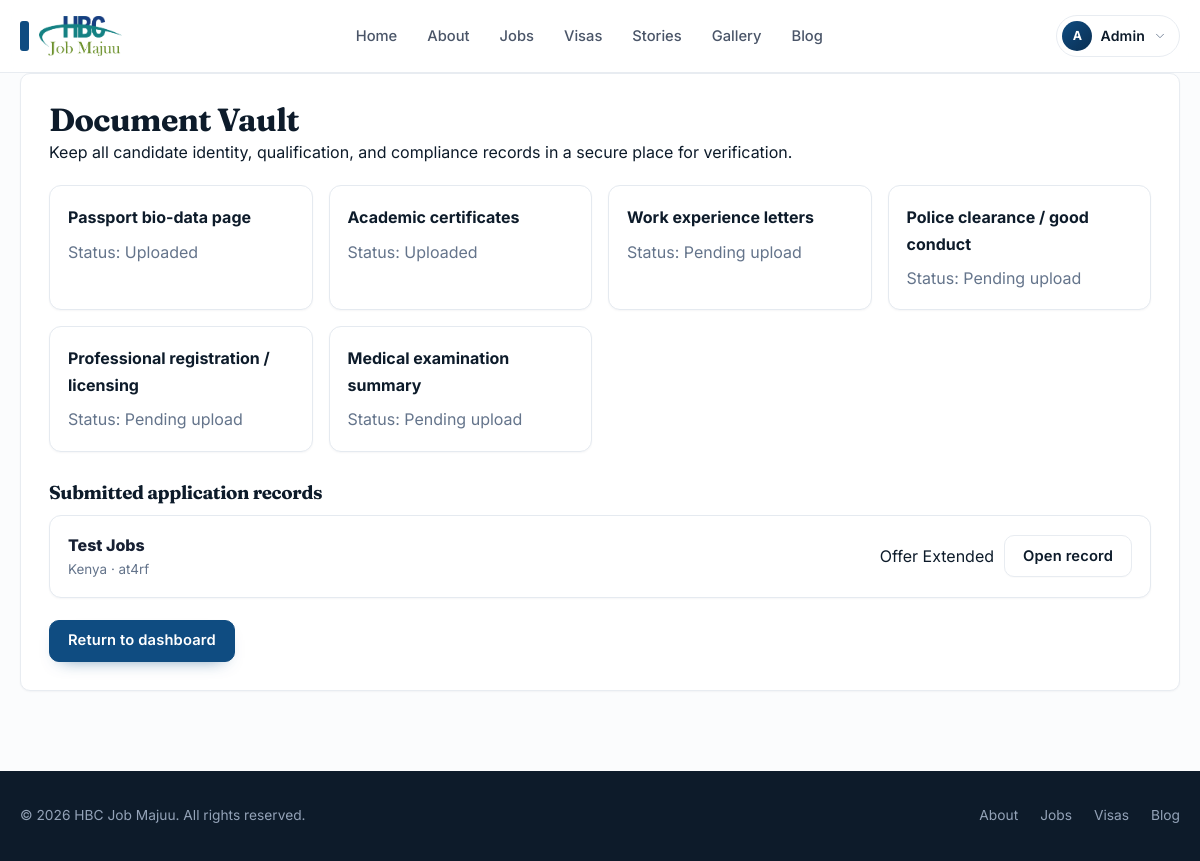
Page /document-vault/ (signed in) on the committed database.
### client/models.py (models this page shows, shortened)
class User(AbstractUser):
    class Role(models.TextChoices):
        USER = "USER", "Candidate"
        ADMIN = "ADMIN", "Super Admin"
        ADMIN_SUPER = "ADMIN_SUPER", "Super Admin"
        ADMIN_HANDLER = "ADMIN_HANDLER", "Admin Handler"
        PARTNER = "PARTNER", "Partner Reviewer"
        CONTENT_MANAGER = "CONTENT_MANAGER", "Content Manager"
        DIGITAL_MARKETING = "DIGITAL_MARKETING", "Digital Marketing"
        FINANCE_OFFICER = "FINANCE_OFFICER", "Finance Officer"
        ATS_COORDINATOR = "ATS_COORDINATOR", "ATS Coordinator"
    class MembershipTier(models.TextChoices):
        FREE = "FREE", "Free"
        MEMBER = "MEMBER", "Member"
        PLACED = "PLACED", "Placed"
    class NeaimsStatus(models.TextChoices):
        PENDING = "PENDING_REGISTRATION", "Pending Registration"
        REGISTERED = "REGISTERED", "Registered"
        VERIFIED = "VERIFIED", "Verified"
        REJECTED = "REJECTED", "Rejected"
    id = models.UUIDField(
        primary_key=True,
        default=uuid.uuid4,
        editable=False
    )
    first_name = models.CharField(max_length=50)
    last_name = models.CharField(max_length=50)
    email = models.EmailField(unique=True)
    phone_number = models.CharField(
        max_length=20,
        unique=True
    )
    country = models.CharField(max_length=100, blank=True, default="")
    city = models.CharField(max_length=100, blank=True, default="")
    passport_number = models.CharField(max_length=50, blank=True, default="")
    cv_summary = models.TextField(blank=True, default="")
    bio = models.TextField(blank=True, default="")
    role = models.CharField(
        max_length=30,
        choices=Role.choices,
        default=Role.USER,
        help_text="Controls how the user appears in the admin system and how they can access jobs.",
    )
    membership_tier = models.CharField(
        max_length=20,
        choices=MembershipTier.choices,
        default=MembershipTier.FREE
    )
    neaims_status = models.CharField(
        max_length=50,
        choices=NeaimsStatus.choices,
        default=NeaimsStatus.PENDING
    )
    groups = models.ManyToManyField(
        Group,
        related_name="client_user_set",
        blank=True,
        help_text="The groups this user belongs to.",
        verbose_name="groups",
    )
    user_permissions = models.ManyToManyField(
        Permission,
        related_name="client_user_permissions",
        blank=True,
        help_text="Specific permissions for this user.",
        verbose_name="user permissions",
    )
    created_at = models.DateTimeField(auto_now_add=True)
    updated_at = models.DateTimeField(auto_now=True)

class Application(models.Model):
    class ATSStage(models.TextChoices):
        SUBMITTED = "SUBMITTED", "Submitted"
        VETTING = "VETTING", "Document Verification"
        AGENT_REVIEW = "AGENT_REVIEW", "Agent Review"
        INTERVIEW = "INTERVIEW", "Interview"
        OFFER = "OFFER", "Offer Extended"
        VISA = "VISA", "Visa Processing"
        DEPLOYED = "DEPLOYED", "Deployed"
        REJECTED = "REJECTED", "Rejected"
    class VisaReadiness(models.TextChoices):
        NOT_STARTED = "NOT_STARTED", "Not started"
        PENDING = "PENDING", "Pending"
        READY = "READY", "Ready"
        UNDER_REVIEW = "UNDER_REVIEW", "Under review"
    class DocumentStatus(models.TextChoices):
        PENDING = "PENDING", "Pending"
        UPLOADED = "UPLOADED", "Uploaded"
        UNDER_REVIEW = "UNDER_REVIEW", "Under review"
        VERIFIED = "VERIFIED", "Verified"
    id = models.UUIDField(
        primary_key=True,
        default=uuid.uuid4,
        editable=False
    )
    candidate = models.ForeignKey(
        settings.AUTH_USER_MODEL,
        on_delete=models.CASCADE,
        related_name="applications"
    )
    job = models.ForeignKey(
        Job,
        on_delete=models.CASCADE,
        related_name="applications"
    )
    current_country = models.CharField(max_length=100, blank=True, default="")
    city = models.CharField(max_length=100, blank=True, default="")
    passport_number = models.CharField(max_length=50, blank=True, default="")
    years_of_experience = models.PositiveIntegerField(default=0)
    cover_letter = models.TextField(blank=True, default="")
    visa_readiness = models.CharField(
        max_length=30,
        choices=VisaReadiness.choices,
        default=VisaReadiness.PENDING,
    )
    document_status = models.CharField(
        max_length=30,
        choices=DocumentStatus.choices,
        default=DocumentStatus.PENDING,
    )
    admin_notes = models.TextField(blank=True, default="")
    ats_stage = models.CharField(
        max_length=50,
        choices=ATSStage.choices,
        default=ATSStage.SUBMITTED
    )
    tier_2_paid = models.BooleanField(default=False)
    tier_3_paid = models.BooleanField(default=False)
    assigned_agent = models.ForeignKey(
        settings.AUTH_USER_MODEL,
        on_delete=models.SET_NULL,
        null=True,
        blank=True,
        related_name="assigned_applications"
    )
    created_at = models.DateTimeField(auto_now_add=True)
    updated_at = models.DateTimeField(auto_now=True)
    class Meta:
        constraints = [
            models.UniqueConstraint(
                fields=["candidate", "job"],
                name="unique_candidate_job_application"
            )
        ]

class Job(models.Model):
    class Status(models.TextChoices):
        DRAFT = "DRAFT", "Draft"
        ACTIVE = "ACTIVE", "Active"
        FILLED = "FILLED", "Filled"
        CLOSED = "CLOSED", "Closed"
    class Visibility(models.TextChoices):
        PUBLIC = "PUBLIC", "Public"
        MEMBERS_ONLY = "MEMBERS_ONLY", "Members only"
    COUNTRY_FLAG_MAP = {
        "kenya": "🇰🇪",
        "uganda": "🇺🇬",
        "tanzania": "🇹🇿",
        "rwanda": "🇷🇼",
        "burundi": "🇧🇮",
        "ethiopia": "🇪🇹",
        "somalia": "🇸🇴",
        "south africa": "🇿🇦",
        "nigeria": "🇳🇬",
        "ghana": "🇬🇭",
        "cameroon": "🇨🇲",
        "zambia": "🇿🇲",
        "malawi": "🇲🇼",
        "mozambique": "🇲🇿",
        "egypt": "🇪🇬",
        "saudi arabia": "🇸🇦",
        "united arab emirates": "🇦🇪",
        "uae": "🇦🇪",
        "qatar": "🇶🇦",
        "oman": "🇴🇲",
        "bahrain": "🇧🇭",
        "kuwait": "🇰🇼",
        "jordan": "🇯🇴",
        "lebanon": "🇱🇧",
        "canada": "🇨🇦",
        "united states": "🇺🇸",
        "usa": "🇺🇸",
        "united kingdom": "🇬🇧",
        "uk": "🇬🇧",
        "germany": "🇩🇪",
        "france": "🇫🇷",
        "italy": "🇮🇹",
        "spain": "🇪🇸",
        "netherlands": "🇳🇱",
        "india": "🇮🇳",
        "pakistan": "🇵🇰",
        "sudan": "🇸🇩",
        "yemen": "🇾🇪",
        "oman": "🇴🇲",
    }
    id = models.UUIDField(
        primary_key=True,
        default=uuid.uuid4,
        editable=False
    )
    title = models.CharField(max_length=150)
    country = models.CharField(max_length=50)
    country_flag = models.CharField(max_length=20, blank=True, default="", help_text="Auto-generated flag for the country, such as 🇰🇪")
    sector = models.CharField(max_length=50)
    description_masked = models.TextField()
    description_full = models.TextField()
    salary_disclosed = models.BooleanField(default=False)
    salary_range = models.CharField(
        max_length=50,
        blank=True,
        null=True
    )
    tier_2_fee = models.DecimalField(
        max_digits=10,
        decimal_places=2,
        default=0.00
    )
    tier_3_fee = models.DecimalField(
        max_digits=10,
        decimal_places=2,
        default=0.00
    )
    status = models.CharField(
        max_length=20,
        choices=Status.choices,
        default=Status.ACTIVE
    )
    visibility = models.CharField(
        max_length=20,
        choices=Visibility.choices,
        default=Visibility.PUBLIC,
        help_text="Public jobs are visible to everyone; member-only jobs require membership access.",
    )
    image_url = models.URLField(max_length=500, blank=True, default="")
    cover_image = models.URLField(max_length=500, blank=True, default="", help_text="Optional cover image for the job card and detail page.")
    image_alt = models.CharField(max_length=150, blank=True, default="")
    created_at = models.DateTimeField(auto_now_add=True)
    updated_at = models.DateTimeField(auto_now=True)

### client/views.py (the view)
# urls.py: path("document-vault/", views.document_vault, name="document_vault"),
@login_required
def document_vault(request):
    applications = Application.objects.filter(candidate=request.user).select_related("job").order_by("-updated_at")
    required_docs = [
        "Passport bio-data page",
        "Academic certificates",
        "Work experience letters",
        "Police clearance / good conduct",
        "Professional registration / licensing",
        "Medical examination summary",
    ]
    context = {
        "title": "Document Vault",
        "required_docs": required_docs,
        "applications": applications,
        "application_count": applications.count(),
    }
    return render(request, "client/document_vault.html", context)

### client/templates/client/document_vault.html (shortened to what this page needs)
{% extends "base.html" %}
{% block content %}
<div class="card" style="padding:28px;">
    <h1 style="margin-top:0;">Document Vault</h1>
    <p>Keep all candidate identity, qualification, and compliance records in a secure place for verification.</p>
    <div class="row"
        style="display:grid;grid-template-columns:repeat(auto-fit,minmax(220px,1fr));gap:16px;margin-top:20px;">
        {% for item in required_docs %}
        <div class="card" style="padding:18px;border:1px solid #e5eaf0;border-radius:12px; background:#fff;">
            <strong>{{ item }}</strong>
            <p style="margin:8px 0 0; color:#64748b;">Status: {% if forloop.counter <= 2 %}Uploaded{% else %}Pending
                    upload{% endif %}</p>
        </div>
        {% endfor %}
    </div>
    {% if applications %}
    <div style="margin-top:30px;">
        <h3 style="margin-bottom:12px;">Submitted application records</h3>
        <div style="display:grid; gap:12px;">
            {% for app in applications %}
            <div class="card"
                style="padding:16px 18px; border:1px solid #e5eaf0; border-radius:12px; background:#fff; display:flex; justify-content:space-between; gap:12px; align-items:center; flex-wrap:wrap;">
                <div>
                    <div style="font-weight:800; color:#172033;">{{ app.job.title }}</div>
                    <div style="font-size:0.84rem; color:#64748b;">{{ app.current_country|default:'Country pending' }} ·
                        {{ app.passport_number|default:'Passport pending' }}</div>
                </div>
                <div style="display:flex; gap:10px; flex-wrap:wrap; align-items:center;">
                    <span class="pill pill-{{ app.ats_stage|lower }}">{{ app.get_ats_stage_display }}</span>
                    <a href="{% url 'client:application_detail' app.id %}" class="btn btn-secondary">Open record</a>
                </div>
            </div>
            {% endfor %}
        </div>
    </div>
    {% endif %}
    <div style="margin-top:22px;">
        <a href="{% url 'client:dashboard' %}" class="btn btn-primary">Return to dashboard</a>
    </div>
</div>
{% endblock %}

### client/templates/base.html (shortened to what this page needs)
{% load static %}
<!doctype html>
<html lang="en">
<head>
</head>
<body class="d-flex flex-column min-vh-100">
    <header class="site-header">
        <div class="site-container">
            <a class="brand" href="{% url 'client:index' %}" aria-label="Home">
                <img src="{% static 'images/Untitled-2.png' %}" alt="Home" class="site-logo">
            </a>
            <nav class="site-nav">
                <ul>
                    <li><a href="{% url 'client:index' %}">Home</a></li>
                    <li><a href="{% url 'client:about' %}">About</a></li>
                    <li><a href="{% url 'client:jobs' %}">Jobs</a></li>
                    <li><a href="{% url 'client:visas' %}">Visas</a></li>
                    <li><a href="{% url 'client:stories' %}">Stories</a></li>
                    <li><a href="{% url 'client:gallery' %}">Gallery</a></li>
                    <li><a href="{% url 'client:blog' %}">Blog</a></li>
                </ul>
            </nav>
            <div class="nav-actions">
                {% if user.is_authenticated %}
                <div class="account-menu" id="accountMenu">
                    <button type="button" class="account-trigger" id="accountTrigger" aria-haspopup="true"
                        aria-expanded="false">
                        <span class="avatar">
                            {{ user.first_name|default:user.username|slice:":1"|upper }}
                        </span>
                        <span class="account-name">
                            {{ user.get_full_name|default:user.username }}
                        </span>
                        <span class="caret">
                            <svg class="icon-svg sm" xmlns="http://www.w3.org/2000/svg" viewBox="0 0 24 24" fill="none"
                                stroke="currentColor" stroke-width="1.5" stroke-linecap="round" stroke-linejoin="round"
                                aria-hidden="true" focusable="false">
                                <path d="m6 9 6 6 6-6" />
                            </svg>
                        </span>
                    </button>
                </div>
                {% else %}
                <a href="{% url 'client:login' %}" class="btn-login">Login</a>
                <a href="{% url 'client:register' %}" class="btn-register">Register</a>
                {% endif %}
            </div>
        </div>
    </header>
    <main class="container">
        {% block content %}{% endblock %}
    </main>
    <footer class="site-footer">
        <div class="site-container">
            <small>&copy; {% now "Y" %} HBC Job Majuu. All rights reserved.</small>
            <div class="footer-links">
                <a href="{% url 'client:about' %}">About</a>
                <a href="{% url 'client:jobs' %}">Jobs</a>
                <a href="{% url 'client:visas' %}">Visas</a>
                <a href="{% url 'client:blog' %}">Blog</a>
            </div>
        </div>
    </footer>
</body>
</html>

### rows in the picture
User: first_name "A", get_full_name "Admin"
Application: job "Test Jobs", current_country "Kenya", passport_number "at4rf", ats_stage "Offer Extended"

### other values in the picture
{{ item }} "Passport bio-data page" "Academic certificates" "Work experience letters" "Police clearance / good conduct" "Professional registration / licensing" "Medical examination summary"
